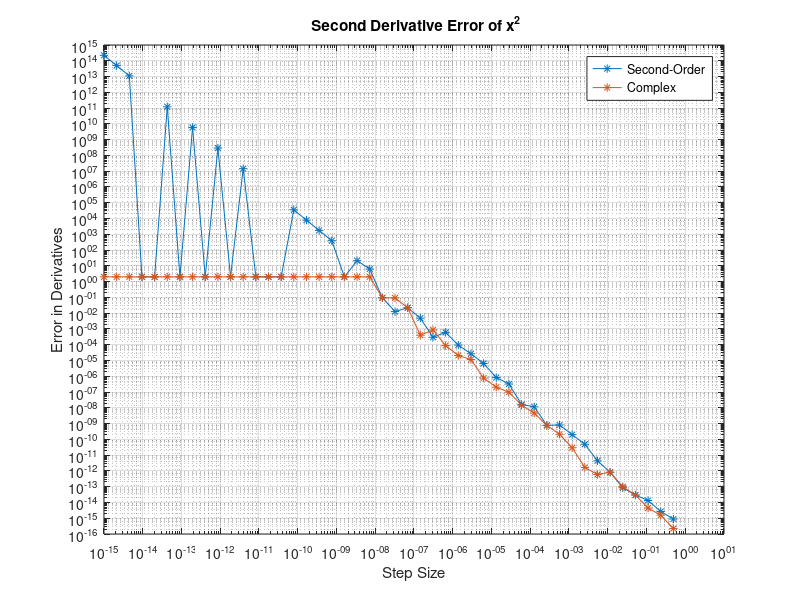

The MATLAB source for this figure:
hVec=logspace(-15,1); % Step Size
x=1; % Given

f=x^2; % Given Fuction
df=2.*x; % First Derivative of Function
dff=2; % Second Derivative of Function

y1=(x+hVec).^2; % Forward Difference
y2=(x-hVec).^2; % Backward Difference
% Complex
hcomp=complex(0,hVec);
ycomp=real((x + hcomp).^2);

% Second-Order Estimate
ff=(y1 - 2.*f + y2)./(hVec.^2);
ef=abs(ff-dff);

% Complex Step Second Derivative Estimate
fi=2.*(f - ycomp)./(hVec.^2);
ei=abs(fi-dff);

loglog(hVec,ef,'*-');
hold on;
loglog(hVec,ei,'*-');
hold on;
grid on;
title('\bf Second Derivative Error of x^2');
xlabel('Step Size');
ylabel('Error in Derivatives');
legend('Second-Order','Complex');